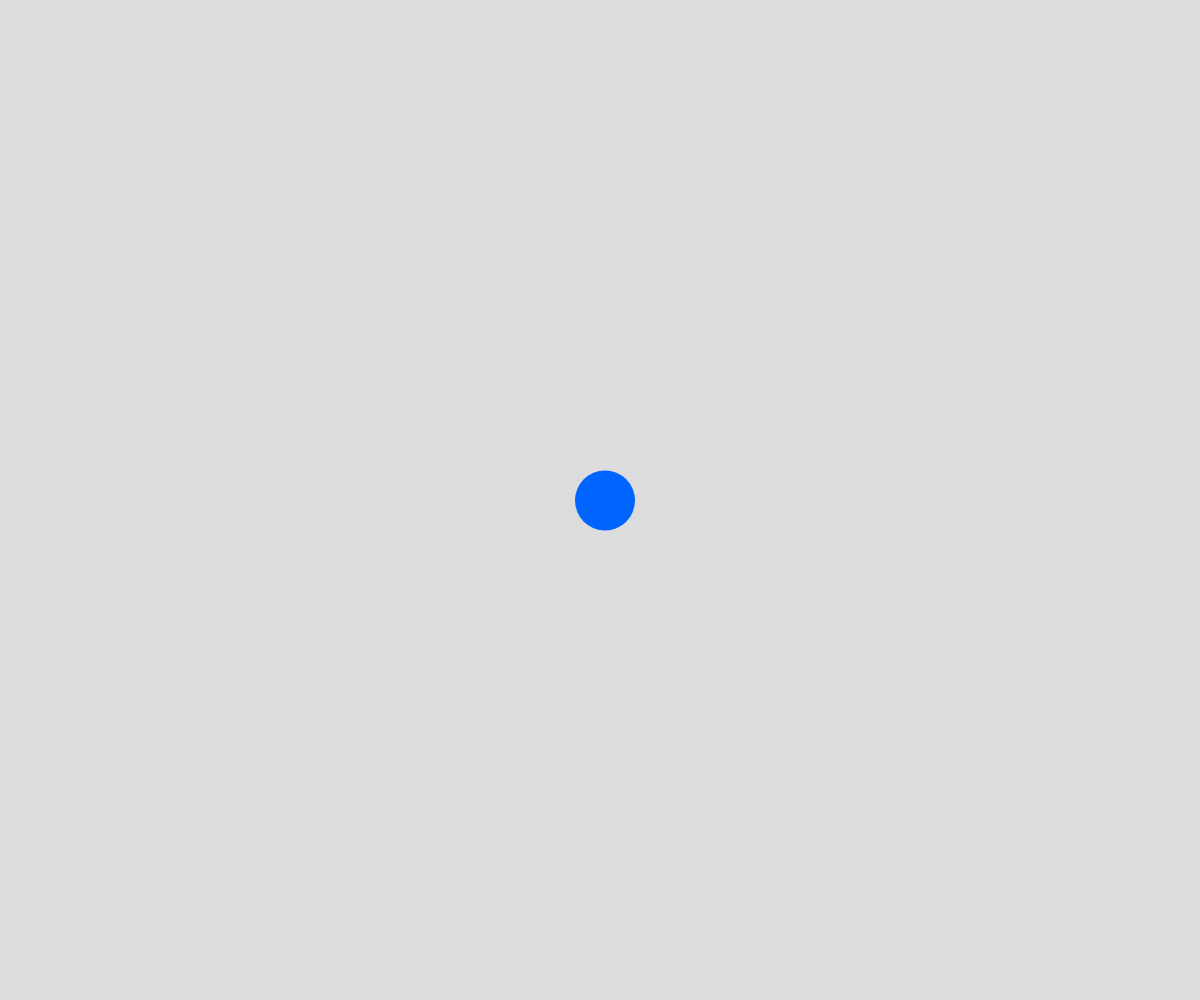
Frame 1 (no input)
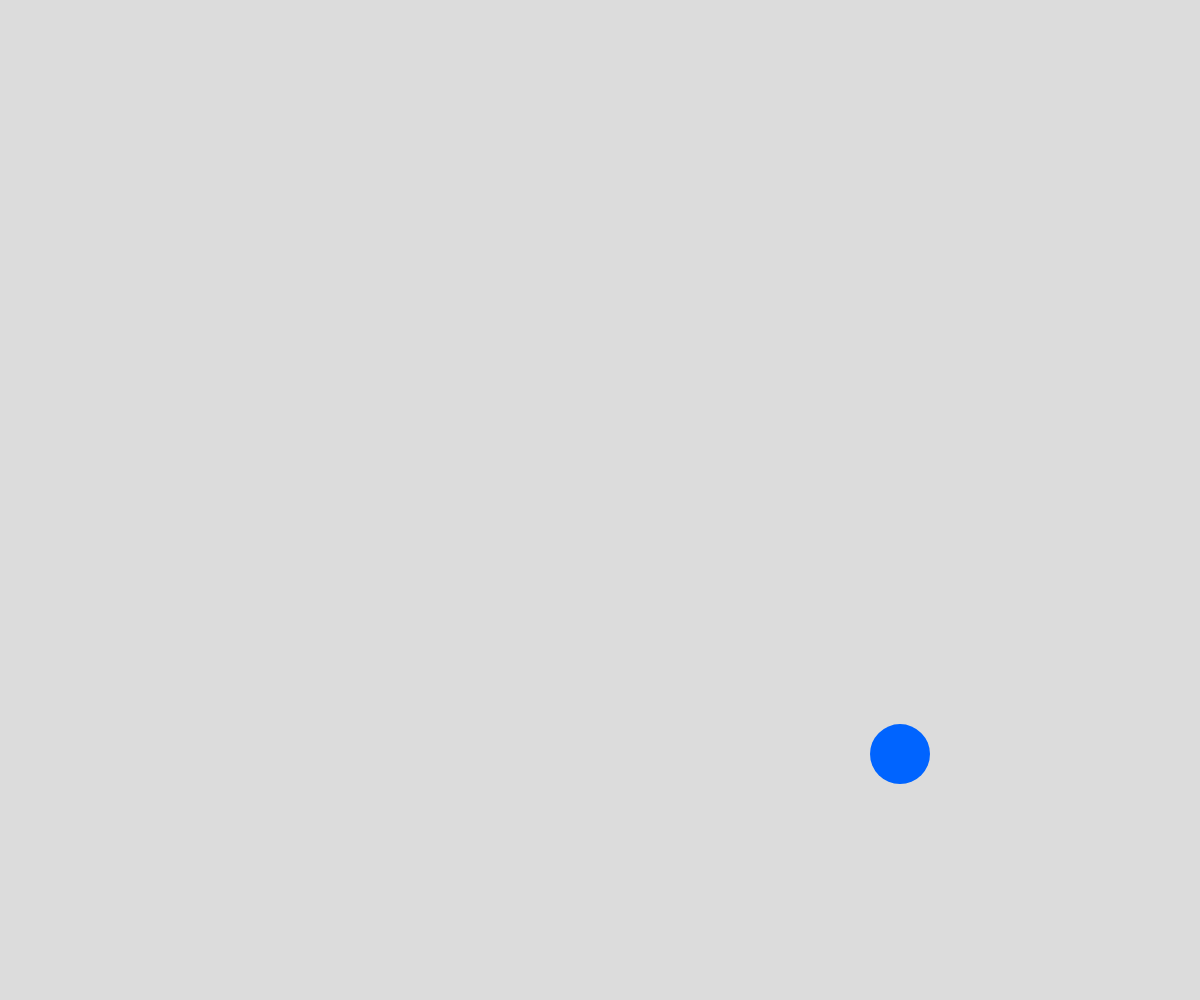
Frame 60 (no input)
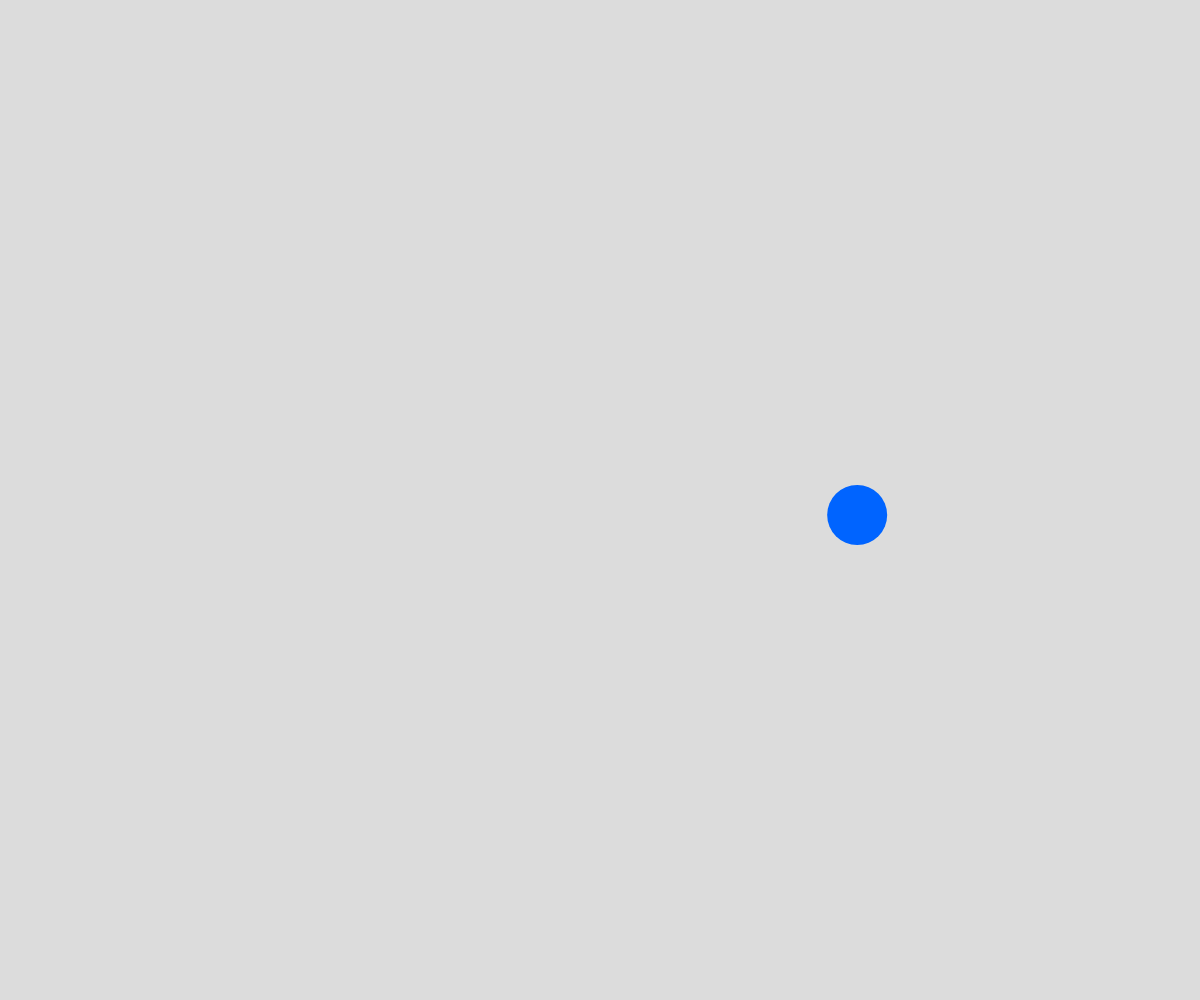
Frame 120 (the mouse pressed at the canvas centre since frame 60)

The p5.js sketch that drew these frames (run headless with seeded random() and noise() and a simulated clock; from frame 60 on, the mouse is pressed at the canvas centre):

// p5.js sketch
// ── sketch.js

let ballX;
let ballY;
let ballRadius = 30; 
let ballVX = 5;     
let ballVY = 0;     
let gravity = 0.5;  
let bounceFactor = 0.8; 

function setup() {
  createCanvas(windowWidth, windowHeight);
  ballX = width / 2;
  ballY = height / 2;
  noStroke();
}

function draw() {
  background(220); 
  ballVY += gravity;

  
  ballX += ballVX;
  ballY += ballVY;


  if (ballX + ballRadius > width) {
    ballX = width - ballRadius; 
    ballVX *= -bounceFactor;    
  } else if (ballX - ballRadius < 0) {
    ballX = ballRadius;         
    ballVX *= -bounceFactor;    
  }

 
  if (ballY + ballRadius > height) {
    ballY = height - ballRadius;
    ballVY *= -bounceFactor;    
    if (abs(ballVY) < 1) {
      ballVY = 0;
      ballY = height - ballRadius;
    }
  } else if (ballY - ballRadius < 0) {
    ballY = ballRadius;          
    ballVY *= -bounceFactor;     
  }

  fill(0, 100, 255); 
  circle(ballX, ballY, ballRadius * 2); 
}

function windowResized() {
  resizeCanvas(windowWidth, windowHeight);
  ballX = width / 2;
  ballY = height / 2;
}


function mousePressed() {
  ballX = mouseX; 
  ballY = mouseY; 
  ballVY = -15; 
  ballVX = random(-10, 10); 
}


function touchStarted() {
  mousePressed(); 
  return false;
}
